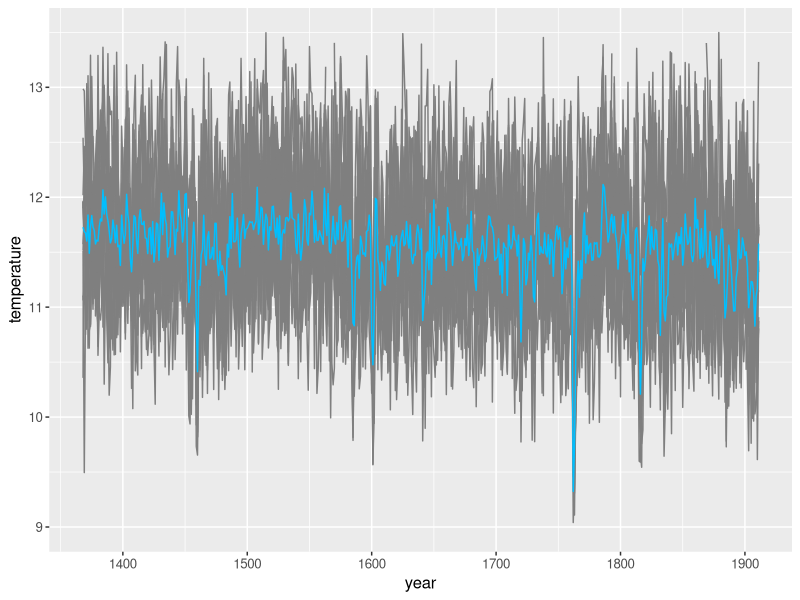

Write the R code that produced this figure.

#Data1 Hong Kong
#Data2 Shanghai
#Data3 Beijing

Data1 <- read.csv("./a1.csv", row.names=1)
Data2 <- read.csv("./a2.csv", row.names=1)
Data3 <- read.csv("./a3.csv", row.names=1)


#Beijing
Data <- Data3 #Plot Shanghai or hong kong just change it to Data2 or Data1

temp1 <- array(0,dim = 12)

haa <- matrix(0, nrow = 13, ncol = 600)

for (k in 1:13) {
  for (i in 1:600) {
    for (j in 1:12) {
      temp1[j] = Data[k,-10+12*i+j]-273
    } 
  haa[k,i] = mean(temp1)
  }
}

haave <- array(0,dim=600)

for (i in 1:600) {
  haave[i] = colMeans(haa)[i]
}

haave1 <- array(haa,dim=600*13)


#ggplot LME 

library(ggplot2)

dfp<-data.frame(
  data1=haa[1,],
  data2=haa[2,],
  data3=haa[3,],
  data4=haa[4,],
  data5=haa[5,],
  data6=haa[6,],
  data7=haa[7,],
  data8=haa[8,],
  data9=haa[9,],
  data10=haa[10,],
  data11=haa[11,],
  data12=haa[12,],
  data13=haa[13,],
  dataave=haave,
  Year=c(1350:1949)
)

#Figure3(a), Yearly temperature time series data from 13 LME simulations 
#(This show Bejing, for Shanghai and Hong Kong, edit line 82-84)

#jpeg("~/Downloads/lmetime63.png",width=6,height=3, res=300, units = "in")
      print(
      ggplot(data=dfp[19:562,], aes(x=Year)) +
  geom_line(aes(y=data1,col="data1"))+
  geom_line(aes(y=data2,col="data2"))+
  geom_line(aes(y=data3,col="data3"))+
  geom_line(aes(y=data4,col="data4"))+
  geom_line(aes(y=data5,col="data5"))+
  geom_line(aes(y=data6,col="data6"))+
  geom_line(aes(y=data7,col="data7"))+
  geom_line(aes(y=data8,col="data8"))+
  geom_line(aes(y=data9,col="data9"))+
  geom_line(aes(y=data10,col="data10"))+
  geom_line(aes(y=data11,col="data11"))+
  geom_line(aes(y=data12,col="data12"))+
  geom_line(aes(y=data13,col="data13"))+
  geom_line(aes(y=dataave,col="average"))+
  scale_colour_manual("", values = c( "average"="deepskyblue")) +
  ylab("temperature")+
  xlab("year")+
  xlim(1368,1911)+
  ylim(9,13.5)+
# ylim(14,20) + #Shanghai
# ylim(21.5,25) + #Hong Kong
  theme(text=element_text(size=12), plot.title = element_text(hjust = 0.5), legend.title = element_text(),legend.position = "none")
      )
 #  dev.off()
